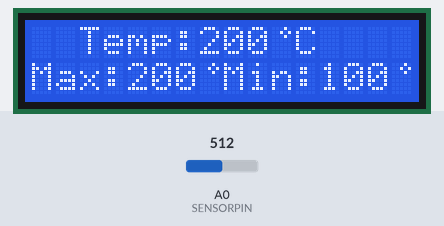
Recording of a sketch running on a simulated Arduino Uno, built with avr-gcc and run on an emulated ATmega328P. Parts: 16×2 character LCD. The inputs (shaded band) are chosen by the test bench; at power-on: A0 (SENSORPIN) = 512. What the sketch prints to the serial monitor is not drawn.

Above: at 1.2 s.
1.3 s: A0 (SENSORPIN) set to 324
At 1.7 s:
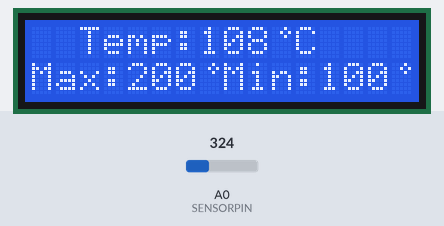
2.8 s: A0 (SENSORPIN) set to 296
At 3.2 s:
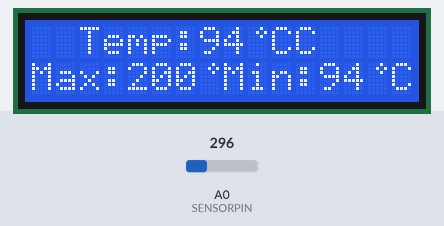
4.4 s: A0 (SENSORPIN) set to 132
At 5.6 s:
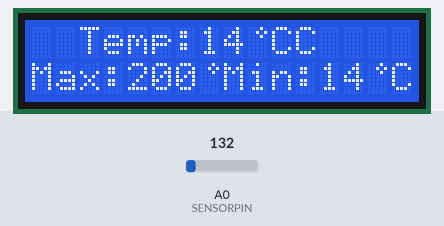
5.9 s: A0 (SENSORPIN) set to 109
At 6.8 s:
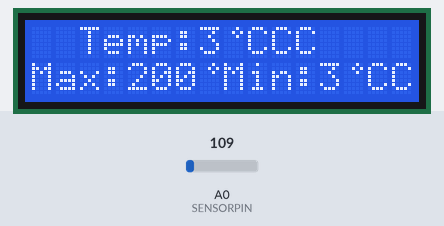
7.4 s: A0 (SENSORPIN) set to 306
At 7.9 s:
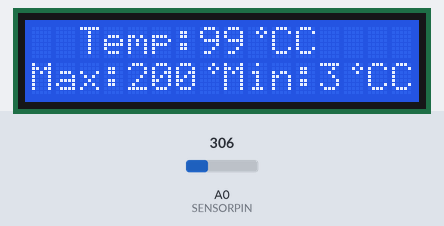
9.0 s: A0 (SENSORPIN) set to 511
At 10.3 s:
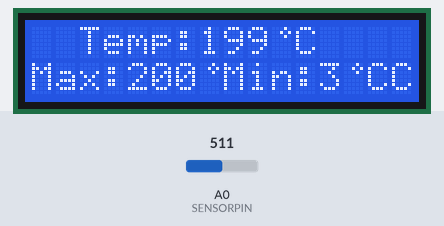
Timing chart, 0 to 11.5 s (numbered marks = the images above; inputs shaded):
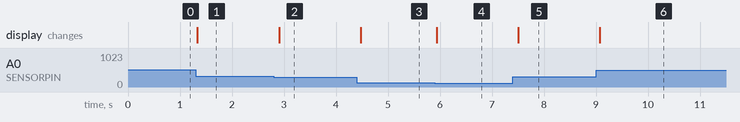

The sketch:

termometer.ino
```cpp
#include <LiquidCrystal.h>
#include <String.h>

#define ROWS 2
#define COLS 16

#define SENSORPIN A0

LiquidCrystal lcd(4, 5, 10, 11, 12, 13);

byte grad[8] = {
  B00010,
  B00101,
  B00010,
  B00000,
  B00000,
  B00000,
  B00000,
};

String firstMessage = "Temp:";
String secondMessage = "Max:";
String thirdMessage = "Min:";

float sensorValue;
int temp;
static int maxTemp = 0;
static int minTemp = 100;
static int previousTemp;

void setup() {
  pinMode(SENSORPIN, INPUT);
  lcd.begin(COLS, ROWS);
  lcd.createChar(0, grad);
  Serial.begin(9600);

}

void loop()
{

  sensorValue = analogRead(SENSORPIN);
  temp = (((sensorValue * 5.0) / 1024) - 0.5) * 100;
  Serial.println(temp);

  if(temp >= maxTemp)
  {
    maxTemp = temp;
  }


  if(temp < minTemp)
  {
    minTemp = temp;

  }
  Serial.println("MIN");
  Serial.println(minTemp);


  String temperature = String(firstMessage+temp);
  String maxTemperature = String(secondMessage+maxTemp);
  String minTemperature = String(thirdMessage+minTemp);

  //first line
  lcd.setCursor(2, 0);
  lcd.print(temperature);
  lcd.write(byte(0));
  lcd.print("C");

  //second line
  lcd.setCursor(0, 1);
  lcd.print(maxTemperature);
  lcd.write(byte(0));
  lcd.print("C");

  lcd.setCursor(8, 1);
  lcd.print(minTemperature);
  lcd.write(byte(0));
  lcd.print("C");


  delay(100);

}
```

Measured:
- the behaviour switches between 308 and 307 on A0 (SENSORPIN) (found by bisection; images 1 and 2)
- the behaviour switches between 123 and 122 on A0 (SENSORPIN) (found by bisection; images 3 and 4)
- after the input at 1.3 s, the display: changes at once (image 1)
- after the input at 2.8 s, the display: changes after 0.10 s (image 2)
- after the input at 4.4 s, the display: changes after 0.07 s (image 3)
- after the input at 5.9 s, the display: changes at once (image 4)
- after the input at 7.4 s, the display: changes after 0.10 s (image 5)
- after the input at 9.0 s, the display: changes after 0.07 s (image 6)
